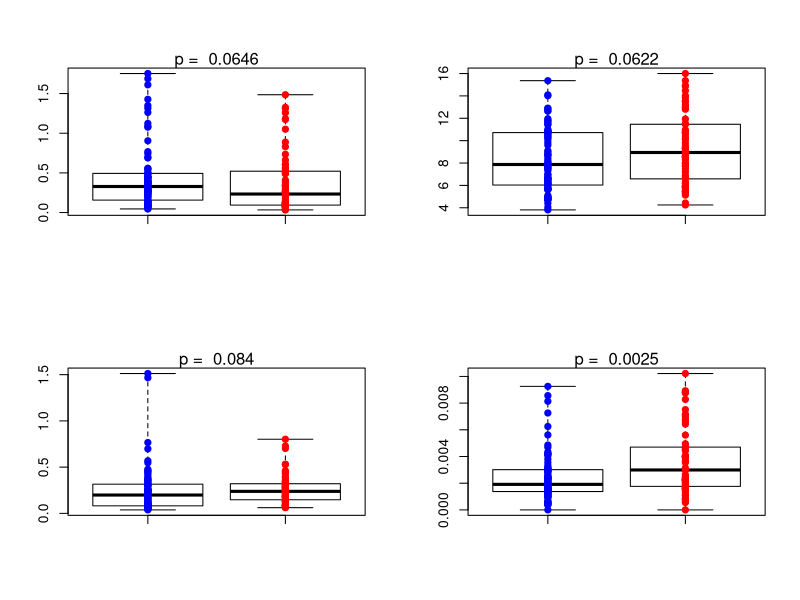

This figure's R source:
rm(list=ls())
graphics.off()


durt_cells_freq <- read.csv("SuppFigure10_DURT_figure.csv")

par(mfrow=c(2,2))
for(i in c("Freq.MAIT.MATCH", "Freq.GammaDelta.Adaptive.Definition", "Freq.iNKT.Adaptive.Definition","Freq.GEM.Adaptive.Definition")){
  temp_controller <- subset(durt_cells_freq,durt_cells_freq$Group=="Controller",select = i)
  temp_progressor <- subset(durt_cells_freq,durt_cells_freq$Group=="Progressor",select = i)
  boxplot(temp_controller[,1],temp_progressor[,1],range = 0,cex=0,col="white")
  points(rep(1,times=length(temp_controller[,1])),temp_controller[,1],pch=19,cex=1,col="blue")
  points(rep(2,times=length(temp_progressor[,1])),temp_progressor[,1],pch=19,cex=1,col="red")
  mtext(side = 3,paste("p = ",round(wilcox.test(temp_controller[,1],temp_progressor[,1],exact = F)$p.value,digits = 4)))
  
}